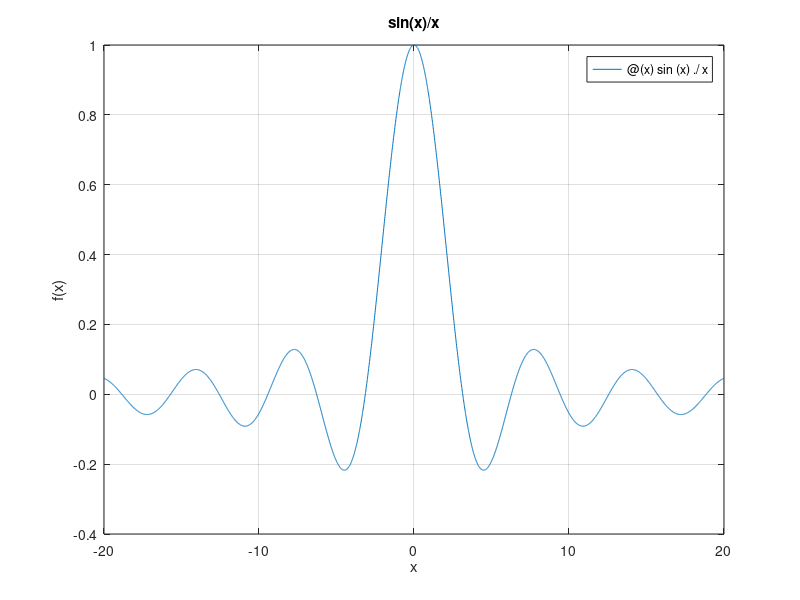
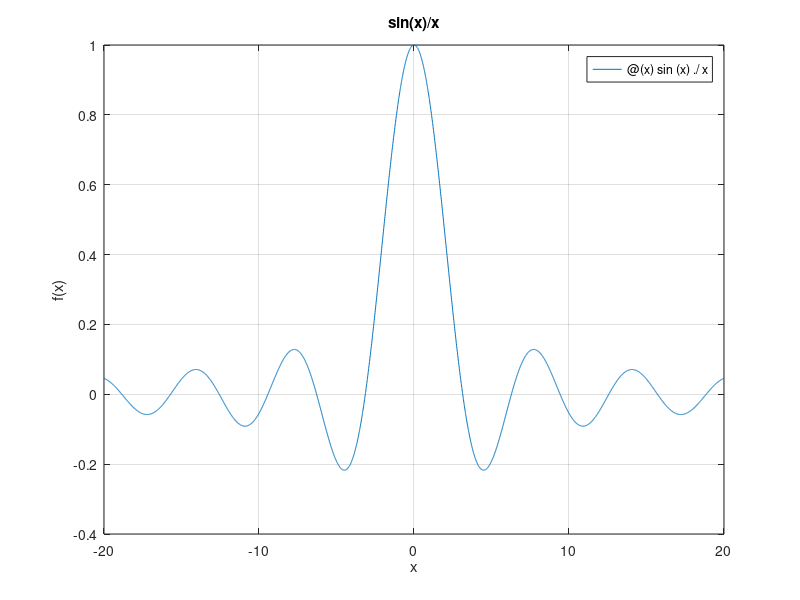

Reproduce these figures in MATLAB, in order. (Note: this script raises an error after producing the figures.)
% sol0570_2.m - 5.7 연습문제 2
% 같은 그림을 기본 해상도와 300 dpi로 저장해 파일 크기를 비교한다.

clear; clc; close all

fplot(@(x) sin(x)./x, [-20, 20])
title("sin(x)/x"); xlabel("x"); ylabel("f(x)"); grid on

outDir = tempname; mkdir(outDir);
lowFile  = fullfile(outDir, "low.png");
highFile = fullfile(outDir, "high.png");

exportgraphics(gcf, lowFile)
exportgraphics(gcf, highFile, Resolution=300)

lo = dir(lowFile); hi = dir(highFile);
fprintf("기본 해상도 : %6.1f KB\n", lo.bytes/1024);
fprintf("300 dpi     : %6.1f KB\n", hi.bytes/1024);

rmdir(outDir, "s");
